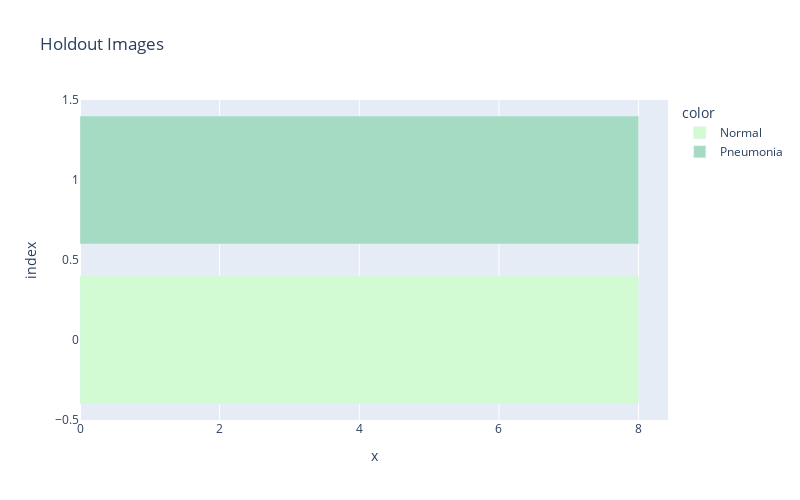
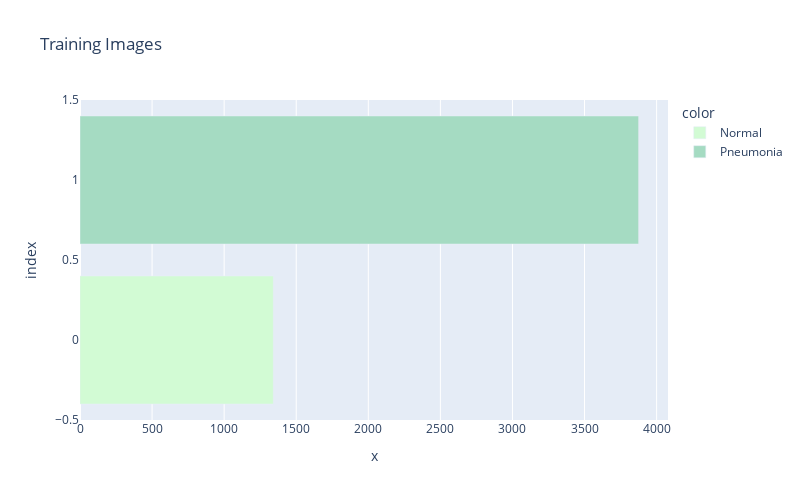
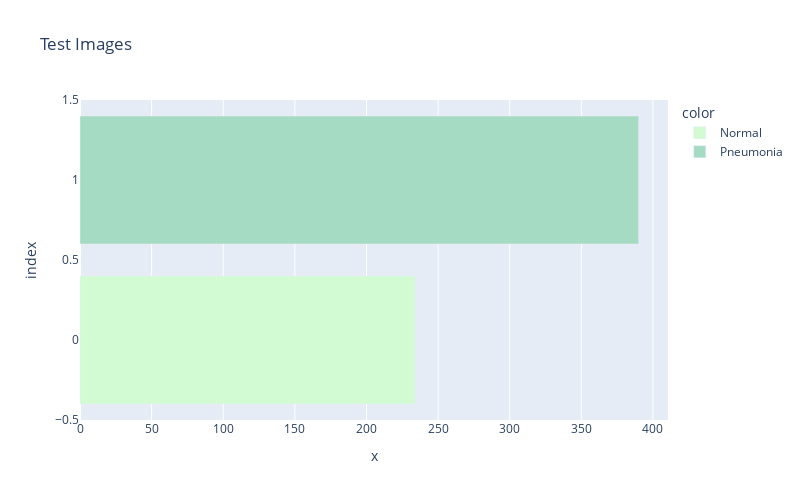

The notebook cell saved with these charts, in order:
### Markdown cell above
When first evaluating our data, we see that the validation set only holds 16 images. This is a very small percentage of the number of images avalailable and it does not provide much use as a validation set. To address this, we will create a separate validation set later by splitting our test set into a test and validation set.

### Code cell
#Function to take counts of normal and pneumonia images in each folder and return them as bar graphs

def pic_count(folder, folder_name):
    dict = {'Normal' :len(os.listdir(folder + '/NORMAL')), 'Pneumonia':len(os.listdir(folder+ '/PNEUMONIA'))}
    fig = px.bar(dict.keys(), dict.values(), title=folder_name, color=list(dict.keys()), orientation='h', color_discrete_sequence=px.colors.sequential.Darkmint, width=800,height=500)
    fig.show()
    
pic_count(holdout_folder, 'Holdout Images')
pic_count(train_folder, 'Training Images')
pic_count(test_folder, 'Test Images')

### Figure 1 — Plotly figure (JSON) as saved in the notebook; plotly's stock layout.template omitted (floating-point values rounded to 4 significant figures)
{"data": [{"alignmentgroup": "True", "hovertemplate": "color=Normal<br>x=%{x}<br>index=%{y}<extra></extra>", "legendgroup": "Normal", "marker": {"color": "rgb(210, 251, 212)"}, "name": "Normal", "offsetgroup": "Normal", "orientation": "h", "showlegend": true, "textposition": "auto", "type": "bar", "x": [8], "xaxis": "x", "y": [0], "yaxis": "y"}, {"alignmentgroup": "True", "hovertemplate": "color=Pneumonia<br>x=%{x}<br>index=%{y}<extra></extra>", "legendgroup": "Pneumonia", "marker": {"color": "rgb(165, 219, 194)"}, "name": "Pneumonia", "offsetgroup": "Pneumonia", "orientation": "h", "showlegend": true, "textposition": "auto", "type": "bar", "x": [8], "xaxis": "x", "y": [1], "yaxis": "y"}], "layout": {"barmode": "relative", "height": 500, "legend": {"title": {"text": "color"}, "tracegroupgap": 0}, "title": {"text": "Holdout Images"}, "width": 800, "xaxis": {"anchor": "y", "domain": [0, 1], "title": {"text": "x"}}, "yaxis": {"anchor": "x", "domain": [0, 1], "title": {"text": "index"}}}}

### Figure 2 — Plotly figure (JSON) as saved in the notebook; plotly's stock layout.template omitted (floating-point values rounded to 4 significant figures)
{"data": [{"alignmentgroup": "True", "hovertemplate": "color=Normal<br>x=%{x}<br>index=%{y}<extra></extra>", "legendgroup": "Normal", "marker": {"color": "rgb(210, 251, 212)"}, "name": "Normal", "offsetgroup": "Normal", "orientation": "h", "showlegend": true, "textposition": "auto", "type": "bar", "x": [1341], "xaxis": "x", "y": [0], "yaxis": "y"}, {"alignmentgroup": "True", "hovertemplate": "color=Pneumonia<br>x=%{x}<br>index=%{y}<extra></extra>", "legendgroup": "Pneumonia", "marker": {"color": "rgb(165, 219, 194)"}, "name": "Pneumonia", "offsetgroup": "Pneumonia", "orientation": "h", "showlegend": true, "textposition": "auto", "type": "bar", "x": [3875], "xaxis": "x", "y": [1], "yaxis": "y"}], "layout": {"barmode": "relative", "height": 500, "legend": {"title": {"text": "color"}, "tracegroupgap": 0}, "title": {"text": "Training Images"}, "width": 800, "xaxis": {"anchor": "y", "domain": [0, 1], "title": {"text": "x"}}, "yaxis": {"anchor": "x", "domain": [0, 1], "title": {"text": "index"}}}}

### Figure 3 — Plotly figure (JSON) as saved in the notebook; plotly's stock layout.template omitted (floating-point values rounded to 4 significant figures)
{"data": [{"alignmentgroup": "True", "hovertemplate": "color=Normal<br>x=%{x}<br>index=%{y}<extra></extra>", "legendgroup": "Normal", "marker": {"color": "rgb(210, 251, 212)"}, "name": "Normal", "offsetgroup": "Normal", "orientation": "h", "showlegend": true, "textposition": "auto", "type": "bar", "x": [234], "xaxis": "x", "y": [0], "yaxis": "y"}, {"alignmentgroup": "True", "hovertemplate": "color=Pneumonia<br>x=%{x}<br>index=%{y}<extra></extra>", "legendgroup": "Pneumonia", "marker": {"color": "rgb(165, 219, 194)"}, "name": "Pneumonia", "offsetgroup": "Pneumonia", "orientation": "h", "showlegend": true, "textposition": "auto", "type": "bar", "x": [390], "xaxis": "x", "y": [1], "yaxis": "y"}], "layout": {"barmode": "relative", "height": 500, "legend": {"title": {"text": "color"}, "tracegroupgap": 0}, "title": {"text": "Test Images"}, "width": 800, "xaxis": {"anchor": "y", "domain": [0, 1], "title": {"text": "x"}}, "yaxis": {"anchor": "x", "domain": [0, 1], "title": {"text": "index"}}}}
